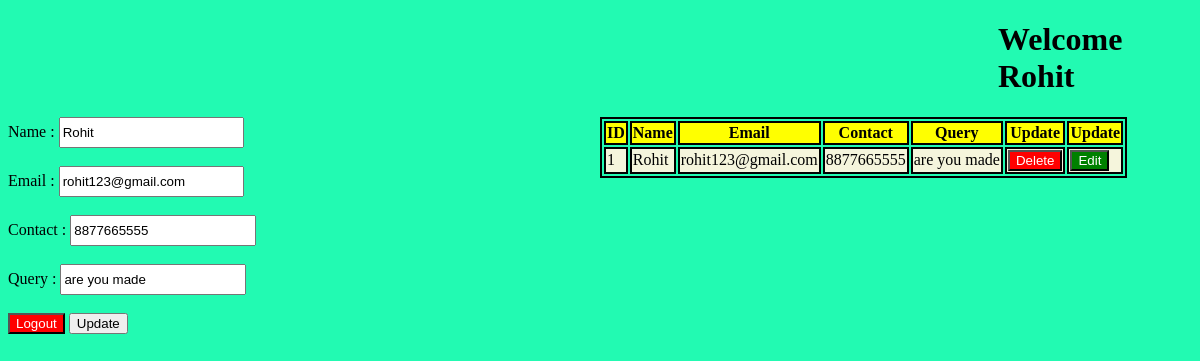
Screenshot of /edit/46 with the database file from the repository.
### app/models.py (models this page shows, shortened)
class Student(models.Model):
    stu_name=models.CharField(max_length=50)
    stu_email=models.EmailField()
    stu_contact=models.IntegerField()
    stu_password=models.CharField(max_length=25)

class Query(models.Model):
    stu_name=models.CharField(max_length=50)
    stu_email=models.EmailField()
    stu_contact=models.IntegerField()
    stu_query=models.TextField()

### app/views.py (the view)
# urls.py: path('edit/<int:pk>',views.edit, name='edit'),
def edit(request,pk):
    data=Query.objects.get(id=pk)
    name=data.stu_name
    email=data.stu_email
    contact=data.stu_contact
    query=data.stu_query
    alldata=Query.objects.filter(stu_email=email)
    use_data=Student.objects.get(stu_email=email)
    email1=use_data.stu_email
    name1=use_data.stu_name
    contact1=use_data.stu_contact
    password1=use_data.stu_password
    data={
        'nm':name1,
        'em':email1,
        'con':contact1,
        'query':query
        }
    edit_detail={
        'nm':name1,
        'em':email1,
        'con':contact1,
        'query':query
    }
    return render(request,'display.html',{'data':alldata,'user':data,'key2':edit_detail})

### app/templates/display.html (shortened to what this page needs)
<!DOCTYPE html>
<html lang="en">
<head>
</head>
<body style="background-color:rgb(34, 250, 178)">
    <h1 style="padding-left: 990px;">Welcome {{user.nm}}</h1>
    <div id="main">
        {% if key2 %}
        <form action="{% url 'query' %}" method="post" style="width: 50%;">
            Name : <input type="text" name="name" value="{{user.nm}}"   id="ipt"><br><br>
            Email : <input type="text" name="email" value="{{user.em}}"  id="ipt"><br><br>
            Contact : <input type="text" name="contact" value="{{user.con}}"  id="ipt"><br><br>
            Query : <input type="text" name="query" value="{{user.query}}" id="ipt" ><br><br>
            <a href="{% url 'logout' %}"><button id="btn">Logout</button></a>
            <button type="submit">Update</button>
        </form><br><br>
        {% endif %}
        <div class="container" style="width: 50%;">
            <table class="table" style="border: 2px solid black;">
                <thead style="background-color: yellow">
                    <tr>
                        <th style="border: 2px solid black;">ID </th>
                        <th style="border: 2px solid black;">Name</th>
                        <th style="border: 2px solid black;">Email</th>
                        <th style="border: 2px solid black;">Contact</th>
                        <th style="border: 2px solid black;">Query</th>
                        <th style="border: 2px solid black;">Update</th>
                        <th style="border: 2px solid black;">Update</th>
                    </tr>
                </thead>
                <tbody style="background-color: beige;">
                    {% for i in data %}
                    <tr >
                        <td style="border: 2px solid black;">{{forloop.counter}}</td>
                        <td style="border: 2px solid black;">{{i.stu_name}}</td>
                        <td style="border: 2px solid black;">{{i.stu_email}}</td>
                        <td style="border: 2px solid black;">{{i.stu_contact}}</td>
                        <td style="border: 2px solid black;">{{i.stu_query}}</td>
                        <td style="border: 2px solid black;"><a href="{% url 'delete' pk=i.id %}"><button id="btn">Delete</button></a></td>
                        <td style="border: 2px solid black;"><a href="{% url 'edit' pk=i.id %}"><button id="btn1">Edit</button></a></td>
                    </tr>
                    {% endfor %}
                </tbody>
            </table>
        </div> <br>
    </div>
</body>
</html>

### app/templates/display.html (style rules this page uses)
#main { display: flex; justify-content: space-evenly }
#ipt { width: 30%; height: 25px; }
#btn { background-color: red; color: white; }
#btn1 { background-color: green; color: white; }

### rows the page displays
Student: nm "Rohit", name "Rohit", email "rohit123@gmail.com"
Query: query "are you made", stu_name "Rohit", stu_email "rohit123@gmail.com", stu_contact "8877665555", stu_query "are you made"
